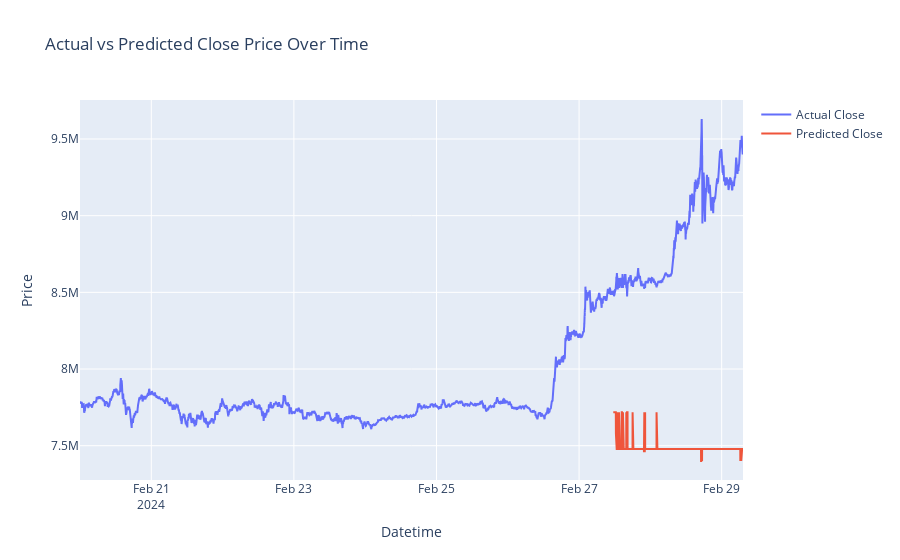

Write notebook code for a chart like this one.
### Code cell
import plotly.graph_objects as go

# テストデータセットの日付データ（ここでは、テストデータセットのDatetimeカラムを使用すると仮定）
test_dates = df['Datetime'][-len(predictions):]  # テストデータセットに対応する日付

# Plotlyでのグラフ作成
fig = go.Figure()

# 実際の終値のプロット
fig.add_trace(go.Scatter(x=df['Datetime'], y=df["Close"], mode='lines', name='Actual Close'))

# 予測値のプロット
fig.add_trace(go.Scatter(x=test_dates, y=predictions.flatten(), mode='lines', name='Predicted Close'))

# タイトルと軸のラベル設定
fig.update_layout(title='Actual vs Predicted Close Price Over Time', xaxis_title='Datetime', yaxis_title='Price')

# グラフの表示
fig.show()

### Figure 1 — Plotly figure (JSON) as saved in the notebook; plotly's stock layout.template omitted (floating-point values rounded to 4 significant figures; data arrays with more than 128 entries replaced by an {"elided": "..."} marker saying what was removed)
{"data": [{"mode": "lines", "name": "Actual Close", "type": "scatter", "x": {"elided": "11524 str values"}, "y": {"elided": "11524 float values"}}, {"mode": "lines", "name": "Predicted Close", "type": "scatter", "x": {"elided": "2305 str values"}, "y": {"elided": "2305 float values"}}], "layout": {"autosize": true, "title": {"text": "Actual vs Predicted Close Price Over Time"}, "xaxis": {"autorange": true, "range": ["2024-02-20", "2024-02-29 07:11"], "title": {"text": "Datetime"}, "type": "date"}, "yaxis": {"autorange": true, "range": [7276000.0, 9754000.0], "title": {"text": "Price"}, "type": "linear"}}}
